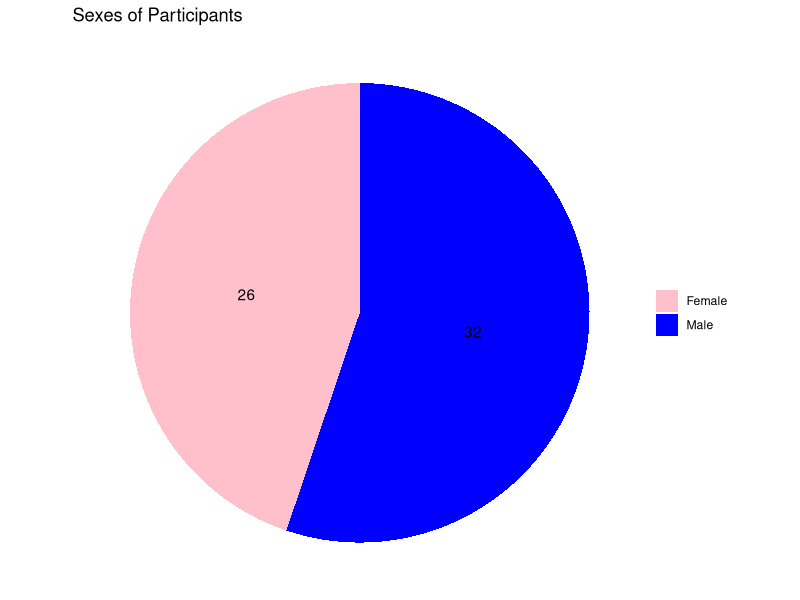

Generate this figure with R: (Note: this script raises an error after producing the figure.)
library(dplyr)
library(ggplot2)
library(readr)
library(tibble)

generativeAI <- read_csv("The Use of Generative AI for Students.csv")
as_tibble(generativeAI)

generativeAI2 <- generativeAI

View(generativeAI2)

#factor sex
factor_sex <- factor(generativeAI2$Sex, levels = c("Male", "Female")) 
factor_sex <- as.integer(factor_sex)

#factor age
factor_age <- factor(generativeAI2$`Age:`, levels = c("Under 18", "18-24", "25-34", "35 and above"))
factor_age <- as.integer(factor_age)

#factor educational level
factor_educ_level <- factor(generativeAI2$`Education level:`, levels = c("High school or lower",
                                                                         "Some college or vocational training",
                                                                         "Bachelor's degree",
                                                                         "Master's degree",
                                                                         "Doctoral degree"))
factor_educ_level <- as.integer(factor_educ_level)


familarity_mean <- mean(generativeAI2$`Familiarity with AI Technology`)

#factoring frequency of usage of AI 
factor_frequency_use <- factor(generativeAI2$`How often do you use generative AI?`, 
                               levels = c("Several times a day",
                                          "Once a day",
                                          "Several times a week",
                                          "Once a week",
                                          "Less often"))
factor_frequency_use <- as.integer(factor_frequency_use)



#performance expectancy 
perf_expect_cols <- generativeAI2[, 9:12]
mean_expect_cols <- colMeans(perf_expect_cols)
perf_expect_cols <- as.data.frame(mean_expect_cols)
perf_expect_cols$total_mean <- mean(mean_expect_cols)
perf_expect_cols$standard_deviation <- sapply(perf_expect_cols, sd)
View(perf_expect_cols)






#Read the CSV
survey <- read.csv("The Use of Generative AI for Students.csv")
surveyQ <- read.csv("The Use of Generative AI for Students.csv", header = FALSE)

View(surveyQ)
View(survey)



View(survey)
#Make it a table
surveyDF <- as_tibble(survey)



#Effort Expectancy
surveyEAOG <- surveyDF[13:16]


#Calculate the mean of each Column
surveyEA <- colMeans(surveyEAOG)
surveyEA <- tibble(surveyEA)

#Calculate SD of each column
surveyEA <- mutate(surveyEA, SD = sapply(surveyEAOG, sd))

#Renaming the Columns
colnames(surveyEA) <- c("Mean", "SD")
labelEA <- as.vector(unlist(surveyQ[1, 13:16]))

surveyEA <- cbind(labelEA, surveyEA)
colnames(surveyEA)[1] <- "Effort Expectancy"

View(surveyEA)



#Attitude toward using technology
surveyATOG <- surveyDF[17:20]
View(surveyATOG)

#Calculate the mean of each Column
surveyAT <- colMeans(surveyATOG)
surveyAT <- tibble(surveyAT)

#Calculate SD of each column
surveyAT <- mutate(surveyAT, SD = sapply(surveyATOG, sd))

#Renaming the Columns
colnames(surveyAT) <- c("Mean", "SD")
labelAT <- as.vector(unlist(surveyQ[1, 17:20]))
surveyAT <- cbind(labelAT, surveyAT)
colnames(surveyAT)[1] <- "Facilitating Conditions"

#View the table
View(surveyAT)




#Social Influence
surveySIOG <- surveyDF[21:24]
View(surveySIOG)

#Calculate the mean of each Column
surveySI <- colMeans(surveySIOG)
surveySI <- tibble(surveySI)

#Calculate SD of each column
surveySI <- mutate(surveySI, SD = sapply(surveySIOG, sd))

#Renaming the Columns
colnames(surveySI) <- c("Mean", "SD")
labelSI <- as.vector(unlist(surveyQ[1, 21:24]))
surveySI <- cbind(labelSI, surveySI)
colnames(surveySI)[1] <- "Facilitating Conditions"

#View the table
View(surveySI)


#Facilitating Conditions Range
surveyFCOG<- surveyDF[25:28]
view(surveyFCOG)

#Calculate the mean of each Column
surveyFC <- colMeans(surveyFCOG)
surveyFC <- tibble(surveyFC)

#Calculate SD of each column
surveyFC <- mutate(surveyFC, SD = sapply(surveyFCOG, sd))

#Renaming the Columns
colnames(surveyFC) <- c("Mean", "SD")
labelFC <- as.vector(unlist(surveyQ[1, 25:28]))
surveyFC <- cbind(labelFC, surveyFC)
colnames(surveyFC)[1] <- "Facilitating Conditions"

#View the table
View(surveyFC)


#Usage Range
#Usage Range
surveyBIOG <- surveyDF[26:39]
View(surveyBIOG)

#Calculate the mean of each Column
surveyBI <- colMeans(surveyBIOG)
surveyBI <- tibble(surveyBI)


#Calculate SD of each column
surveyBI <- mutate(surveyBI, SD = sapply(surveyBIOG , sd))
View(surveyBI)
colnames(surveyBI)[1] <- "Mean"
labelBI <- as.vector(unlist(surveyQ[1, 26:39]))
surveyBI <- cbind(labelBI, surveyBI)
colnames(surveyBI)[1] <- "Usage"

View(surveyBI)



#Whole Survey

surveyALLOG <- surveyDF[9:39]
View(surveyALLOG)

#Calculate the mean of each Column
surveyALL <- colMeans(surveyALLOG)
surveyALL <- tibble(surveyALL)

#Calculate SD of each column
surveyALL <- mutate(surveyALL, SD = sapply(surveyALLOG, sd))

#Renaming the Columns
colnames(surveyALL) <- c("Mean", "SD")
labelALL <- as.vector(unlist(surveyQ[1, 9:39]))
surveyALL <- cbind(labelALL, surveyALL)
colnames(surveyALL)[1] <- "Whole Survey"

#View the table
View(surveyALL)

# Create a table with the count of each level in the 'Sex' column
sex_counts <- table(survey$Sex)

# Convert the table to a data frame for plotting
sex_df <- as.data.frame(sex_counts)
colnames(sex_df) <- c("Sex", "Count")

# Pie chart for 'Sex'
ggplot(sex_df, aes(x = "", y = Count, fill = Sex)) +
  geom_bar(stat = "identity", width = 1) +
  coord_polar("y", start = 0) +
  scale_fill_manual(values = c("pink", "blue"))+
  geom_text(aes(label = Count), position = position_stack(vjust = 0.5)) + # Display only counts
  theme_void() +
  labs(title = "Sexes of Participants", x = NULL, y = NULL) +
  theme(legend.title = element_blank())

# Plot for Age
ggplot(survey, aes(x = "", y = ..count.., fill = Age)) +
  geom_bar(stat = "count", width = 1) +
  coord_polar("y", start = 0) +
  scale_fill_manual(values = c("peru"))+
  geom_text(aes(label = ..count..), stat = "count", position = position_stack(vjust = 0.5)) + # Display only counts
  theme_void() +
  labs(title = "Age Median", x = NULL, y = NULL) +
  theme(legend.title = element_blank())

#Plot for Educational Level
ggplot(survey, aes(x = "", y = ..count.., fill = EducationLVL)) +
  geom_bar(stat = "count", width = 1) +
  coord_polar("y", start = 0) +
  scale_fill_manual(values = c("orange", "yellow","green"))+
  geom_text(aes(label = ..count..), stat = "count", position = position_stack(vjust = 0.5)) + # Display only counts
  theme_void() +
  labs(title = "Educational Level of Participants", x = NULL, y = NULL) +
  theme(legend.title = element_blank())

# Converting Familiarity with AI Technology to a factor variable 
survey$Familiarity.with.AI.Technology <- as.factor(survey$Familiarity.with.AI.Technology)

# Pie chart for Familiarity with AI Technology
ggplot(survey, aes(x = "", y = ..count.., fill = `Familiarity.with.AI.Technology`)) +
  geom_bar(stat = "count", width = 1) +
  coord_polar("y", start = 0) +
  geom_text(aes(label = ..count..), stat = "count", position = position_stack(vjust = 0.5)) + # Display only counts
  theme_void() +
  labs(title = "Participant's Familiarity with AI Technology", x = NULL, y = NULL) +
  theme(legend.title = element_blank())

# Converting Have you used Generative AI Technology Before?  to a factor variable
survey$`Have.you.used.Generative.AI.technology.before.` <- as.factor(survey$`Have.you.used.Generative.AI.technology.before.`)

# Pie chart for Have you used Generative AI Technology Before? 
ggplot(survey, aes(x = "", y = ..count.., fill = `Have.you.used.Generative.AI.technology.before.`)) +
  geom_bar(stat = "count", width = 1) +
  coord_polar("y", start = 0) +
  geom_text(aes(label = ..count..), stat = "count", position = position_stack(vjust = 0.5)) + 
  scale_fill_manual(values = c("wheat", "cyan")) + 
  theme_void() +
  labs(title = "Participant's Usage of Generative AI Technology", x = NULL, y = NULL) +
  theme(legend.title = element_blank())

# Converting How often do you use generative AI?  to a factor variable
survey$`How.often.do.you.use.generative.AI.` <- as.factor(survey$`How.often.do.you.use.generative.AI.`)

# Pie chart for How often do you use generative AI? 
ggplot(survey, aes(x = "", y = ..count.., fill = `How.often.do.you.use.generative.AI.`)) +
  geom_bar(stat = "count", width = 1) +
  coord_polar("y", start = 0) +
  geom_text(aes(label = ..count..), stat = "count", position = position_stack(vjust = 0.5)) + 
  scale_fill_manual(values = c("coral", "darkseagreen", "beige", "khaki")) + 
  theme_void() +
  labs(title = "Participant's of Usage Frequency of Generative AI", x = NULL, y = NULL) +
  theme(legend.title= element_blank())




